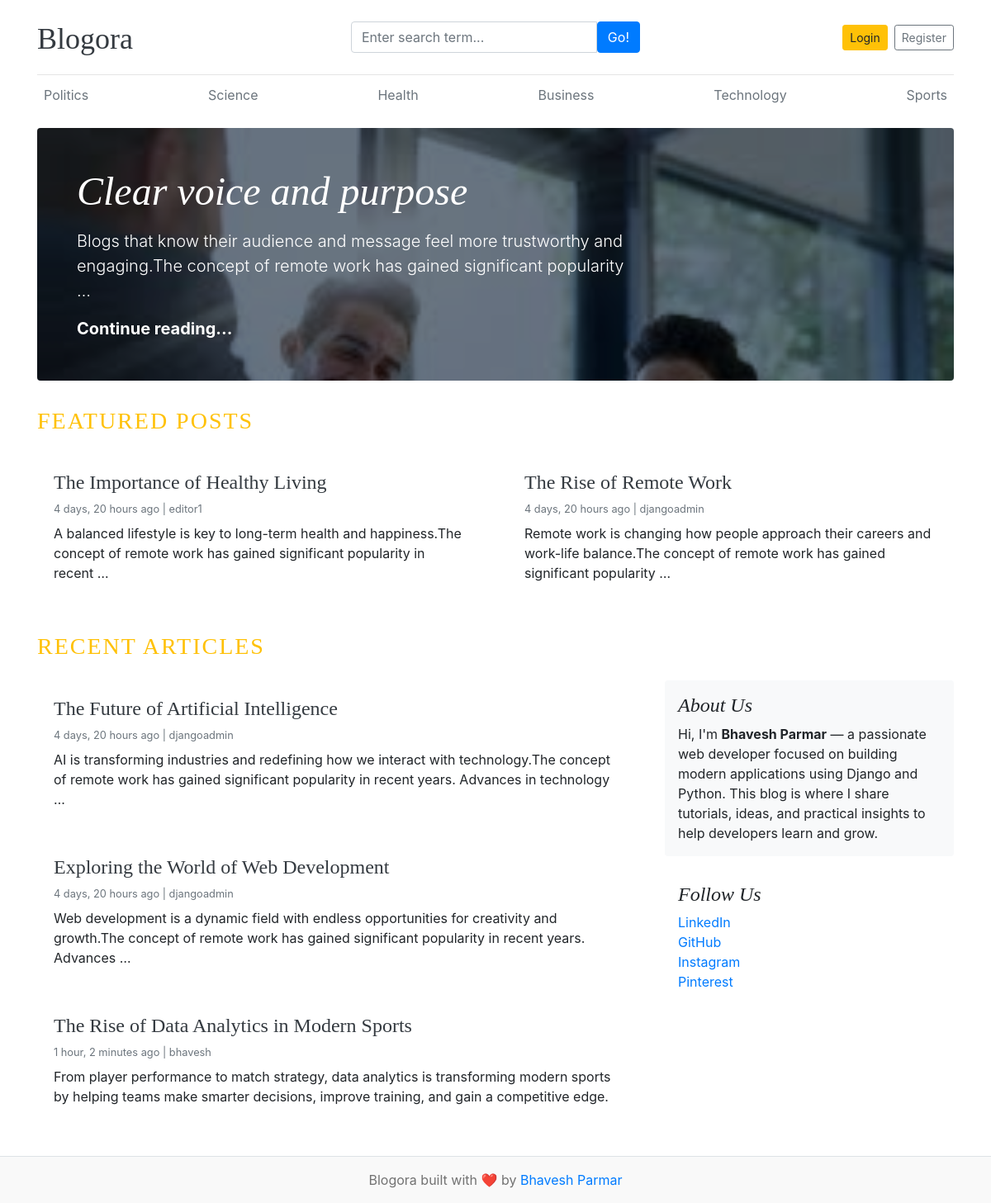
The page / on the database its author committed.
### blogs/models.py (models this page shows, shortened)
class Category(models.Model):
    category_name = models.CharField(max_length=100, unique=True)
    created_at = models.DateTimeField(auto_now_add=True)
    updated_at = models.DateTimeField(auto_now=True)
    class Meta:
        verbose_name_plural = 'categories'

class Blog(models.Model):
    STATUS_CHOICES = (
        ('Draft', 'Draft'),
        ('Published', 'Published')
    )
    title = models.CharField(max_length=100)
    slug = models.SlugField(max_length=150, unique=True, blank=True)
    category = models.ForeignKey(Category, on_delete=models.CASCADE)
    author = models.ForeignKey(User, on_delete=models.CASCADE)
    featured_image = models.ImageField(upload_to='uploads/%Y/%m/%d')
    short_description = models.TextField(max_length=500)
    blog_body = models.TextField(max_length=2000)
    status = models.CharField(max_length=20, choices=STATUS_CHOICES, default='Draft')
    is_featured = models.BooleanField(default=False)
    created_at = models.DateTimeField(auto_now_add=True)
    updated_at = models.DateTimeField(auto_now=True)

class About(models.Model):
    about_heading = models.CharField(max_length=100)
    about_description = models.TextField(max_length=250)
    created_at =  models.DateTimeField(auto_now_add=True)
    updated_at = models.DateTimeField(auto_now=True)
    class Meta:
        verbose_name_plural = 'About'

class SocialLinks(models.Model):
    media_name = models.CharField(max_length=50)
    media_link = models.URLField()
    created_at =  models.DateTimeField(auto_now_add=True)
    updated_at = models.DateTimeField(auto_now=True)
    class Meta:
        verbose_name_plural = 'Social Links'
    def __str__(self):
        return self.media_name

### blog_main/views.py (the view)
# urls.py: 2. Add a URL to urlpatterns:  path('', views.home, name='home')
def home(request):
    fp = Blog.objects.filter(is_featured=True, status='Published').order_by('-updated_at')
    posts = Blog.objects.filter(is_featured=False, status='Published')
    con = {
        'fp':fp,
        'posts':posts,
    }
    return render(request, 'home.html', con)

### blogs/context_processors.py (called while the page is built)
def get_categories(request):
    categories = Category.objects.all()
    return dict(categories=categories)

def get_about(request):
    about = About.objects.first()
    return dict(about=about)

def get_social_links(request):
    social_links = SocialLinks.objects.all()
    return dict(social_links=social_links)

### templates/home.html
{% extends 'base.html' %}
{% load static %}
{% block content %}
  {% for post in fp %}
    {% if forloop.first %}
      <div class="jumbotron p-3 p-md-5 text-white rounded bg-dark"
           style="background-image: url('{{ post.featured_image.url }}');
                  background-blend-mode: overlay;
                  background-size: cover;">
        <div class="col-md-8 px-0">
          <h1 class="display-4 font-italic">{{ post.title }}</h1>
          <p class="lead my-3">
            {{ post.short_description|truncatewords:20 }}
          </p>
          <p class="lead mb-0">
            <a href="{% url 'blogs' post.slug %}" class="text-white font-weight-bold">
              Continue reading...
            </a>
          </p>
        </div>
      </div>
    {% endif %}
  {% endfor %}
  <h3 class="text-uppercase text-warning mb-4" style="letter-spacing: 2px;">
    Featured Posts
  </h3>
  <div class="row mb-4">
    {% for post in fp %}
      {% if not forloop.first %}
        <div class="col-md-6 mb-3">
          <div class="card border-0 h-100 shadow-sm">
            <div class="card-body">
              <h4><a href="{% url 'blogs' post.slug %}" class="text-dark">{{ post.title }}</a></h4>
              <small class="text-muted d-block mb-2">
                {{ post.created_at|timesince }} ago |
                {{ post.author.username }}
              </small>
              <p class="card-text">
                {{ post.short_description|truncatewords:20 }}
              </p>
            </div>
          </div>
        </div>
      {% endif %}
    {% endfor %}
  </div>
  <h3 class="text-uppercase text-warning mb-4" style="letter-spacing: 2px;">
    Recent Articles
  </h3>
  <div class="row">
    <div class="col-md-8 blog-main">
      {% for post in posts %}
        <div class="card border-0 mb-3 shadow-sm">
          <div class="card-body">
            <h4><a href="{% url 'blogs' post.slug %}" class="text-dark">{{ post.title }}</a></h4>
            <small class="text-muted d-block mb-2">
              {{ post.created_at|timesince }} ago |
              {{ post.author.username }}
            </small>
            <p class="card-text">
              {{ post.short_description|truncatewords:25 }}
            </p>
          </div>
        </div>
      {% empty %}
        <p class="text-muted">No recent articles available.</p>
      {% endfor %}
    </div>
    <aside class="col-md-4 blog-sidebar">
      <div class="p-3 mb-3 bg-light rounded">
        <h4 class="font-italic">{{ about.about_heading }}</h4>
        <p class="mb-0">
          {% if about %}
            {{ about.about_description | safe }}
          {% else %}
            No about content available.
          {% endif %}
        </p>
      </div>
      <div class="p-3">
        <h4 class="font-italic">Follow Us</h4>
        <ol class="list-unstyled">
          {% for links in social_links %}
          <li><a href="{{ links.media_link }}" target="_blank" rel="noopener noreferrer">{{ links }}</a></li>
          {% endfor %}
        </ol>
      </div>
    </aside>
  </div>
{% endblock %}

### templates/base.html (shortened to what this page needs)
{% load static %}
<!doctype html>
<html lang="en">
<head>
  <link rel="stylesheet" href="https://cdn.jsdelivr.net/npm/bootstrap@4.0.0/dist/css/bootstrap.min.css" />
  <link href="{% static 'css/blog.css' %}" rel="stylesheet" />
  <link rel="stylesheet" href="https://cdnjs.cloudflare.com/ajax/libs/font-awesome/6.5.0/css/all.min.css">
</head>
<body>
  <div class="container">
    <header class="blog-header py-3">
      <div class="row flex-nowrap justify-content-between align-items-center">
        <div class="col-4 pt-1">
          <a class="blog-header-logo text-dark" href="/">Blogora</a>
        </div>
        <div class="col-4">
          <form action="{% url 'search' %}" method="GET">
            <div class="input-group">
              <input class="form-control" name="keyword" value="{{ keyword }}" type="text" placeholder="Enter search term..." aria-label="Enter search term...">
              <button class="btn btn-primary" id="button-search" type="submit">Go!</button>
            </div>
          </form>
        </div>
        <div class="col-4 d-flex justify-content-end align-items-center">
          {% if not user.is_authenticated %}
            <a class="btn btn-sm btn-warning" href="{% url 'login' %}">Login</a>
            <a class="btn btn-sm btn-outline-secondary ml-2" href="{% url 'register' %}">Register</a>
          {% else %}
            <div style="color: blue;">
              <span><a class="btn btn-sm btn-primary" href="{% url 'dashboard' %}">Dashboard</a></span>
              &emsp;
              <a class="btn btn-sm btn-danger" href="{% url 'logout' %}">Logout</a>
            </div>
          {% endif %}
        </div>
      </div>
    </header>
    <div class="nav-scroller py-1 mb-3">
      <nav class="nav d-flex justify-content-between flex-wrap">
        {% for cat in categories %}
          <a class="p-2 text-muted text-dark" href="{% url 'post_by_category' cat.pk %}">
            {{ cat.category_name }}
          </a>
        {% empty %}
          <span class="text-muted p-2">No categories</span>
        {% endfor %}
      </nav>
    </div>
    {% block content %}
    {% endblock %}
  </div>
  <footer class="blog-footer text-center py-3 mt-4 border-top">
    <p class="mb-0">
      Blogora built with ❤️ by <a href="#">Bhavesh Parmar</a>
    </p>
  </footer>
</body>
</html>

### blog_main/static/css/blog.css (style rules this page uses)
.blog-header { border-bottom: 1px solid #e5e5e5; }
.blog-header-logo { font-family: "Playfair Display", Georgia, "Times New Roman", serif; font-size: 2.25rem; }
h1, h2, h3, h4, h5, h6 { font-family: "Playfair Display", Georgia, "Times New Roman", serif; }
.display-4 { font-size: 2.5rem; }
@media (min-width: 768px) { .display-4 { font-size: 3rem; } }
.blog-footer { padding: 2.5rem 0; color: #727272; text-align: center; background-color: #f9f9f9; border-top: .05rem solid #e5e5e5; }
.blog-footer p:last-child { margin-bottom: 0; }

### rows shown on the page
Category: category_name "Politics"
Category: category_name "Science"
Category: category_name "Health"
Category: category_name "Business"
Category: category_name "Technology"
Category: category_name "Sports"
Blog: featured_image (picture), title "Clear voice and purpose", short_description "Blogs that know their audience and message feel more trustworthy and engaging.The concept of remote work has gained significant popularity …"
Blog: title "The Importance of Healthy Living", created_at "4 days, 20 hours", author.username "editor1", short_description "A balanced lifestyle is key to long-term health and happiness.The concept of remote work has gained significant popularity in recent …"
Blog: title "The Rise of Remote Work", created_at "4 days, 20 hours", author.username "djangoadmin", short_description "Remote work is changing how people approach their careers and work-life balance.The concept of remote work has gained significant popularity …"
Blog: title "The Future of Artificial Intelligence", created_at "4 days, 20 hours", author.username "djangoadmin", short_description "AI is transforming industries and redefining how we interact with technology.The concept of remote work has gained significant popularity in recent years. Advances in technology …"
Blog: title "Exploring the World of Web Development", created_at "4 days, 20 hours", author.username "djangoadmin", short_description "Web development is a dynamic field with endless opportunities for creativity and growth.The concept of remote work has gained significant popularity in recent years. Advances …"
Blog: title "The Rise of Data Analytics in Modern Sports", created_at "1 hour, 2 minutes", author.username "bhavesh", short_description "From player performance to match strategy, data analytics is transforming modern sports by helping teams make smarter decisions, improve training, and gain a competitive edge."
About: about_heading "About Us", about_description "Hi, I'm Bhavesh Parmar — a passionate web developer focused on building modern applications using Django and Python. This blog is where I share tutorials, ideas, and practical insights to help developers learn and grow."
SocialLinks: media_name "LinkedIn"
SocialLinks: media_name "GitHub"
SocialLinks: media_name "Instagram"
SocialLinks: media_name "Pinterest"
